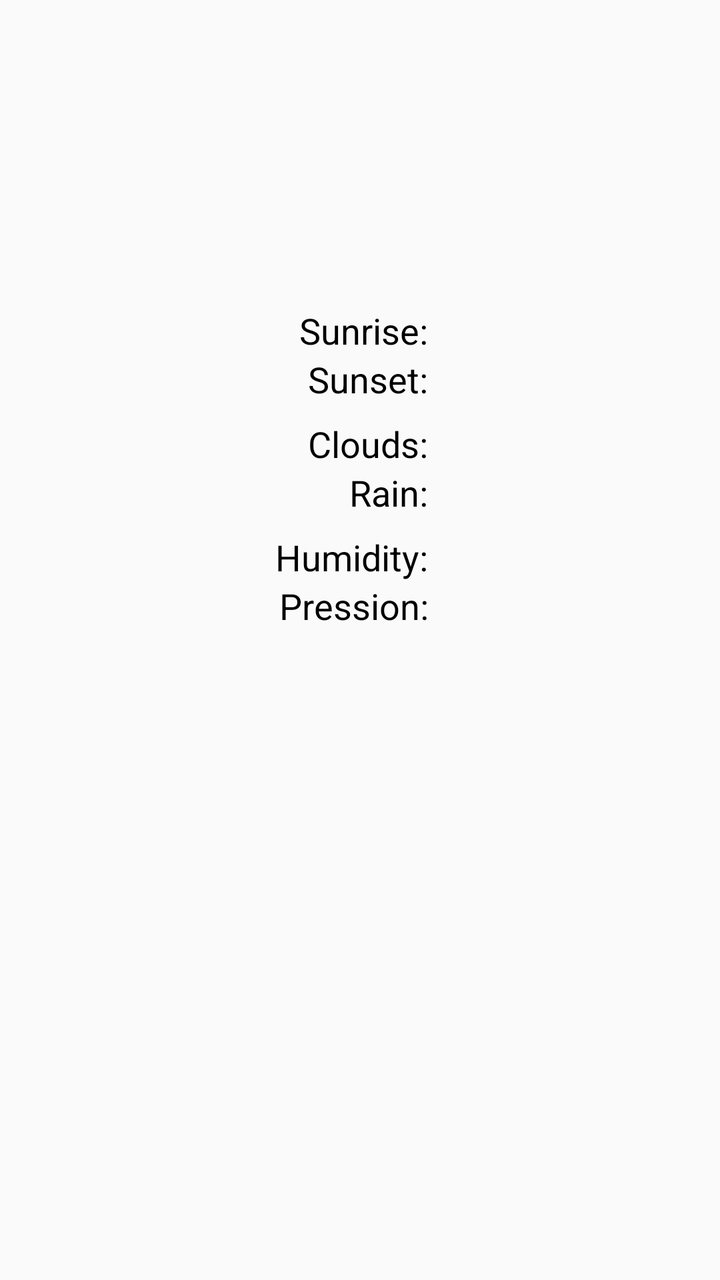
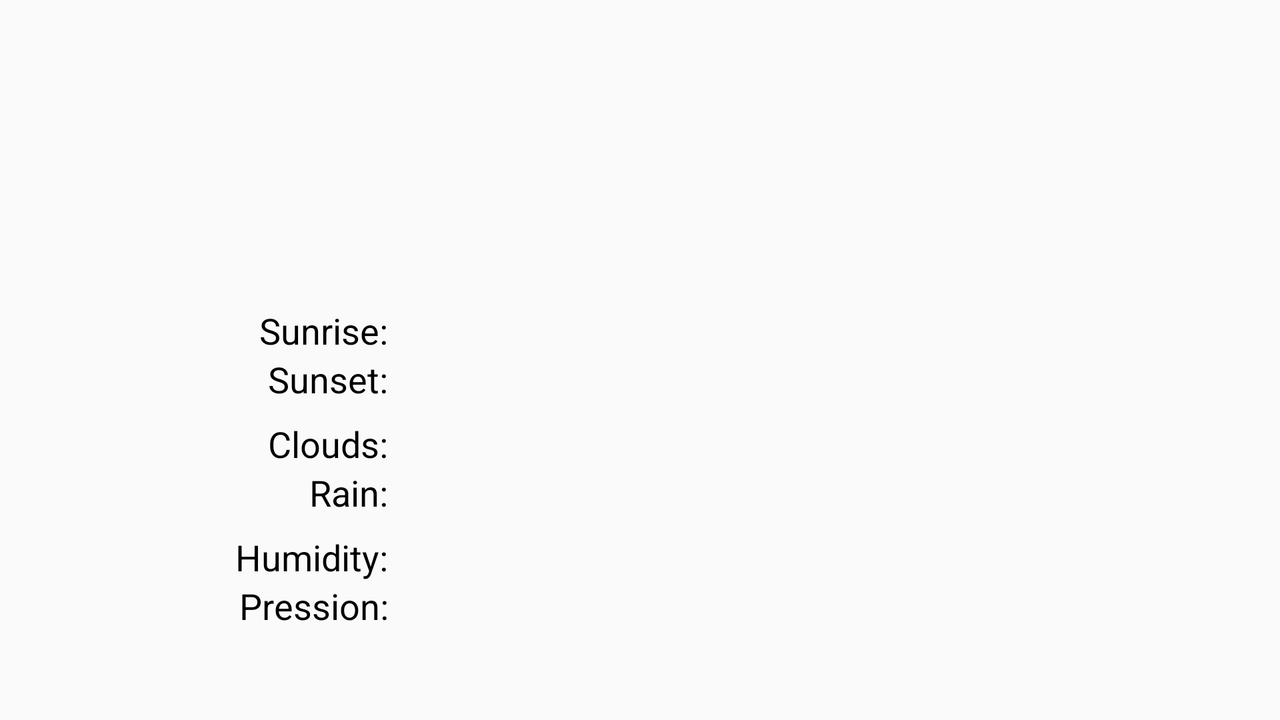

Compare how this app lays out the same screen by default and in its alternative resource folder. The renders come first, then the two layout files and the values they reference.
<!-- AndroidManifest.xml: application theme AppTheme -->
<!-- res/layout/weather_information_layout.xml -->
<?xml version="1.0" encoding="utf-8"?>
<LinearLayout xmlns:android="http://schemas.android.com/apk/res/android"
    android:layout_width="match_parent"
    android:layout_height="match_parent"
    android:orientation="vertical">

    <include
        layout="@layout/header_layout"
        android:layout_width="match_parent"
        android:layout_height="wrap_content"
        android:layout_weight="0"/>

    <FrameLayout
        android:id="@+id/fragmentContainer"
        android:layout_width="match_parent"
        android:layout_height="wrap_content"
        android:layout_weight="0" />

    <include
        layout="@layout/footer_layout"
        android:layout_width="match_parent"
        android:layout_height="wrap_content"
        android:layout_weight="0"/>
</LinearLayout>
<!-- res/layout/header_layout.xml (included above) -->
<?xml version="1.0" encoding="utf-8"?>
<LinearLayout xmlns:android="http://schemas.android.com/apk/res/android"
    android:layout_width="match_parent"
    android:layout_height="wrap_content"
    android:orientation="vertical">

    <TextView
        android:id="@+id/txtCityName"
        android:layout_width="match_parent"
        android:layout_height="wrap_content"
        android:gravity="center"
        android:textColor="@android:color/black"
        android:textSize="@dimen/text_size_huge"
        android:textStyle="bold" />

    <TextView
        android:id="@+id/txtWeatherDescription"
        android:layout_width="match_parent"
        android:layout_height="wrap_content"
        android:gravity="center"
        android:textColor="@android:color/black"
        android:textSize="@dimen/text_size_big" />

    <TextView
        android:id="@+id/txtTemperature"
        android:layout_width="match_parent"
        android:layout_height="wrap_content"
        android:layout_marginTop="@dimen/margin_16"
        android:gravity="center"
        android:textColor="@android:color/black"
        android:textSize="@dimen/text_size_huge" />
</LinearLayout>
<!-- res/layout/footer_layout.xml (included above) -->
<?xml version="1.0" encoding="utf-8"?>
<LinearLayout xmlns:android="http://schemas.android.com/apk/res/android"
    android:layout_width="match_parent"
    android:layout_height="wrap_content"
    android:orientation="vertical">

    <TableLayout
        android:layout_width="match_parent"
        android:layout_height="wrap_content"
        android:layout_marginTop="@dimen/margin_16">

        <TableRow>

            <TextView
                android:layout_width="match_parent"
                android:layout_height="wrap_content"
                android:layout_marginRight="@dimen/margin_8"
                android:layout_weight="1"
                android:gravity="end"
                android:text="@string/sunrise"
                android:textColor="@android:color/black"
                android:textSize="@dimen/text_size_big" />

            <TextView
                android:id="@+id/txtSunrise"
                android:layout_width="match_parent"
                android:layout_height="wrap_content"
                android:layout_weight="1"
                android:gravity="start"
                android:textColor="@android:color/black"
                android:textSize="@dimen/text_size_big" />
        </TableRow>

        <TableRow>

            <TextView
                android:layout_width="match_parent"
                android:layout_height="wrap_content"
                android:layout_marginRight="@dimen/margin_8"
                android:layout_weight="1"
                android:gravity="end"
                android:text="@string/sunset"
                android:textColor="@android:color/black"
                android:textSize="@dimen/text_size_big" />

            <TextView
                android:id="@+id/txtSunset"
                android:layout_width="match_parent"
                android:layout_height="wrap_content"
                android:layout_weight="1"
                android:gravity="start"
                android:textColor="@android:color/black"
                android:textSize="@dimen/text_size_big" />
        </TableRow>

        <TableRow>

            <TextView
                android:layout_width="match_parent"
                android:layout_height="wrap_content"
                android:layout_marginRight="@dimen/margin_8"
                android:layout_marginTop="@dimen/margin_8"
                android:layout_weight="1"
                android:gravity="right"
                android:text="@string/clouds"
                android:textColor="@android:color/black"
                android:textSize="@dimen/text_size_big" />

            <TextView
                android:id="@+id/txtClouds"
                android:layout_width="match_parent"
                android:layout_height="wrap_content"
                android:layout_marginTop="@dimen/margin_8"
                android:layout_weight="1"
                android:gravity="left"
                android:textColor="@android:color/black"
                android:textSize="@dimen/text_size_big" />
        </TableRow>

        <TableRow>

            <TextView
                android:layout_width="match_parent"
                android:layout_height="wrap_content"
                android:layout_marginRight="@dimen/margin_8"
                android:layout_weight="1"
                android:gravity="right"
                android:text="@string/rain"
                android:textColor="@android:color/black"
                android:textSize="@dimen/text_size_big" />

            <TextView
                android:id="@+id/txtRain"
                android:layout_width="match_parent"
                android:layout_height="wrap_content"
                android:layout_weight="1"
                android:gravity="left"
                android:textColor="@android:color/black"
                android:textSize="@dimen/text_size_big" />
        </TableRow>

        <TableRow>

            <TextView
                android:layout_width="match_parent"
                android:layout_height="wrap_content"
                android:layout_marginRight="@dimen/margin_8"
                android:layout_marginTop="@dimen/margin_8"
                android:layout_weight="1"
                android:gravity="right"
                android:text="@string/humidity"
                android:textColor="@android:color/black"
                android:textSize="@dimen/text_size_big" />

            <TextView
                android:id="@+id/txtHumidity"
                android:layout_width="match_parent"
                android:layout_height="wrap_content"
                android:layout_marginTop="@dimen/margin_8"
                android:layout_weight="1"
                android:gravity="left"
                android:textColor="@android:color/black"
                android:textSize="@dimen/text_size_big" />
        </TableRow>

        <TableRow>

            <TextView
                android:layout_width="match_parent"
                android:layout_height="wrap_content"
                android:layout_marginRight="@dimen/margin_8"
                android:layout_weight="1"
                android:gravity="right"
                android:text="@string/pression"
                android:textColor="@android:color/black"
                android:textSize="@dimen/text_size_big" />

            <TextView
                android:id="@+id/txtPression"
                android:layout_width="match_parent"
                android:layout_height="wrap_content"
                android:layout_weight="1"
                android:gravity="left"
                android:textColor="@android:color/black"
                android:textSize="@dimen/text_size_big" />
        </TableRow>
    </TableLayout>
</LinearLayout>
<!-- resources referenced by this layout -->
<resources>
  <dimen name="margin_16">16dp</dimen>
  <dimen name="margin_8">8dp</dimen>
  <dimen name="text_size_big">18sp</dimen>
  <dimen name="text_size_huge">36sp</dimen>
  <string name="clouds">Clouds:</string>
  <string name="humidity">Humidity:</string>
  <string name="pression">Pression:</string>
  <string name="rain">Rain:</string>
  <string name="sunrise">Sunrise:</string>
  <string name="sunset">Sunset:</string>
  <style name="AppTheme" parent="Theme.AppCompat.Light.DarkActionBar">
      </style>
</resources>
<!-- res/layout-land/weather_information_layout.xml (the repository's variant of the layout above) -->
<!-- drawn on the phone turned sideways -->
<?xml version="1.0" encoding="utf-8"?>
<LinearLayout xmlns:android="http://schemas.android.com/apk/res/android"
    android:layout_width="match_parent"
    android:layout_height="match_parent"
    android:orientation="horizontal">

    <LinearLayout
        android:layout_width="0dp"
        android:layout_height="match_parent"
        android:layout_weight="1"
        android:orientation="vertical">

        <include
            layout="@layout/header_layout"
            android:layout_width="match_parent"
            android:layout_height="wrap_content" />

        <include
            layout="@layout/footer_layout"
            android:layout_width="match_parent"
            android:layout_height="wrap_content" />
    </LinearLayout>

    <FrameLayout
        android:id="@+id/fragmentContainer"
        android:layout_width="0dp"
        android:layout_height="match_parent"
        android:layout_weight="1" />
</LinearLayout>
